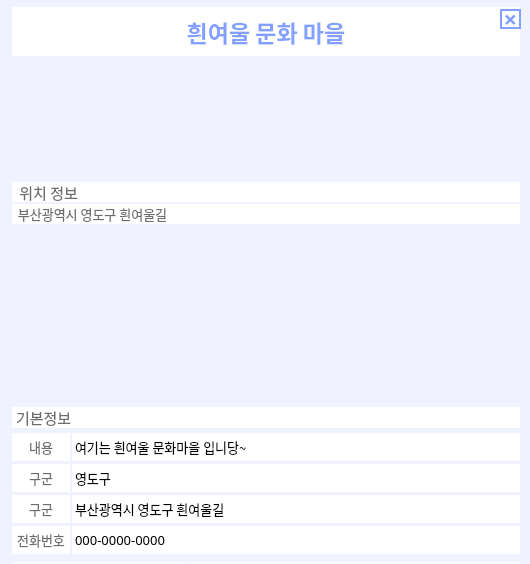
<?xml version="1.0" encoding="UTF-8"?>
<ui version="4.0">
 <class>Dialog</class>
 <widget class="QDialog" name="Dialog">
  <property name="geometry">
   <rect>
    <x>0</x>
    <y>0</y>
    <width>530</width>
    <height>564</height>
   </rect>
  </property>
  <property name="windowTitle">
   <string>Dialog</string>
  </property>
  <property name="styleSheet">
   <string notr="true">border-color: rgb(240, 243, 255);
border-style:solid;
border-width:1px;</string>
  </property>
  <layout class="QVBoxLayout" name="verticalLayout">
   <property name="spacing">
    <number>0</number>
   </property>
   <property name="leftMargin">
    <number>0</number>
   </property>
   <property name="topMargin">
    <number>0</number>
   </property>
   <property name="rightMargin">
    <number>0</number>
   </property>
   <property name="bottomMargin">
    <number>0</number>
   </property>
   <item>
    <widget class="QScrollArea" name="scrollArea">
     <property name="verticalScrollBarPolicy">
      <enum>Qt::ScrollBarAlwaysOff</enum>
     </property>
     <property name="horizontalScrollBarPolicy">
      <enum>Qt::ScrollBarAlwaysOff</enum>
     </property>
     <property name="widgetResizable">
      <bool>true</bool>
     </property>
     <widget class="QWidget" name="scrollAreaWidgetContents">
      <property name="geometry">
       <rect>
        <x>0</x>
        <y>-248</y>
        <width>528</width>
        <height>810</height>
       </rect>
      </property>
      <layout class="QVBoxLayout" name="verticalLayout_2">
       <property name="spacing">
        <number>0</number>
       </property>
       <property name="leftMargin">
        <number>0</number>
       </property>
       <property name="topMargin">
        <number>0</number>
       </property>
       <property name="rightMargin">
        <number>0</number>
       </property>
       <property name="bottomMargin">
        <number>0</number>
       </property>
       <item>
        <widget class="QFrame" name="frame">
         <property name="minimumSize">
          <size>
           <width>0</width>
           <height>810</height>
          </size>
         </property>
         <property name="frameShape">
          <enum>QFrame::StyledPanel</enum>
         </property>
         <property name="frameShadow">
          <enum>QFrame::Raised</enum>
         </property>
         <widget class="QWidget" name="widget" native="true">
          <property name="geometry">
           <rect>
            <x>0</x>
            <y>0</y>
            <width>528</width>
            <height>810</height>
           </rect>
          </property>
          <property name="minimumSize">
           <size>
            <width>0</width>
            <height>810</height>
           </size>
          </property>
          <property name="styleSheet">
           <string notr="true">background-color: rgb(240, 243, 255);</string>
          </property>
          <widget class="QLabel" name="place_lbl_2">
           <property name="geometry">
            <rect>
             <x>10</x>
             <y>5</y>
             <width>510</width>
             <height>51</height>
            </rect>
           </property>
           <property name="font">
            <font>
             <family>G마켓 산스 TTF Medium</family>
             <pointsize>17</pointsize>
             <weight>75</weight>
             <bold>true</bold>
            </font>
           </property>
           <property name="styleSheet">
            <string notr="true">background-color: rgb(255, 255, 255);
color: rgb(131, 160, 255);</string>
           </property>
           <property name="text">
            <string>흰여울 문화 마을</string>
           </property>
           <property name="alignment">
            <set>Qt::AlignCenter</set>
           </property>
          </widget>
          <widget class="QLabel" name="label_6">
           <property name="geometry">
            <rect>
             <x>10</x>
             <y>62</y>
             <width>510</width>
             <height>111</height>
            </rect>
           </property>
           <property name="text">
            <string/>
           </property>
           <property name="pixmap">
            <pixmap>img/test_img.png</pixmap>
           </property>
          </widget>
          <widget class="QLabel" name="label_14">
           <property name="geometry">
            <rect>
             <x>10</x>
             <y>180</y>
             <width>510</width>
             <height>22</height>
            </rect>
           </property>
           <property name="font">
            <font>
             <family>G마켓 산스 TTF Medium</family>
             <pointsize>11</pointsize>
             <weight>50</weight>
             <bold>false</bold>
            </font>
           </property>
           <property name="styleSheet">
            <string notr="true">background-color: rgb(255, 255, 255);
color: rgb(109, 109, 109);</string>
           </property>
           <property name="text">
            <string> 위치 정보</string>
           </property>
          </widget>
          <widget class="QLabel" name="address_lbl_2">
           <property name="geometry">
            <rect>
             <x>10</x>
             <y>202</y>
             <width>510</width>
             <height>22</height>
            </rect>
           </property>
           <property name="font">
            <font>
             <family>G마켓 산스 TTF Medium</family>
             <pointsize>10</pointsize>
             <weight>50</weight>
             <bold>false</bold>
            </font>
           </property>
           <property name="styleSheet">
            <string notr="true">background-color: rgb(255, 255, 255);
color: rgb(109, 109, 109);</string>
           </property>
           <property name="text">
            <string> 부산광역시 영도구 흰여울길</string>
           </property>
          </widget>
          <widget class="QLabel" name="map_lbl_2">
           <property name="geometry">
            <rect>
             <x>10</x>
             <y>223</y>
             <width>510</width>
             <height>181</height>
            </rect>
           </property>
           <property name="text">
            <string/>
           </property>
           <property name="pixmap">
            <pixmap>img/test_img2.png</pixmap>
           </property>
           <property name="scaledContents">
            <bool>true</bool>
           </property>
          </widget>
          <widget class="QLabel" name="label_16">
           <property name="geometry">
            <rect>
             <x>10</x>
             <y>405</y>
             <width>510</width>
             <height>23</height>
            </rect>
           </property>
           <property name="font">
            <font>
             <family>G마켓 산스 TTF Medium</family>
             <pointsize>11</pointsize>
             <weight>50</weight>
             <bold>false</bold>
            </font>
           </property>
           <property name="styleSheet">
            <string notr="true">background-color: rgb(255, 255, 255);
color: rgb(109, 109, 109);</string>
           </property>
           <property name="text">
            <string>기본정보</string>
           </property>
          </widget>
          <widget class="QLabel" name="label_17">
           <property name="geometry">
            <rect>
             <x>10</x>
             <y>431</y>
             <width>60</width>
             <height>30</height>
            </rect>
           </property>
           <property name="font">
            <font>
             <family>G마켓 산스 TTF Medium</family>
             <pointsize>10</pointsize>
            </font>
           </property>
           <property name="styleSheet">
            <string notr="true">background-color: rgb(255, 255, 255);
color: rgb(109, 109, 109);</string>
           </property>
           <property name="text">
            <string>내용</string>
           </property>
           <property name="alignment">
            <set>Qt::AlignCenter</set>
           </property>
          </widget>
          <widget class="QLabel" name="label_18">
           <property name="geometry">
            <rect>
             <x>70</x>
             <y>431</y>
             <width>450</width>
             <height>30</height>
            </rect>
           </property>
           <property name="font">
            <font>
             <family>G마켓 산스 TTF Medium</family>
             <pointsize>10</pointsize>
            </font>
           </property>
           <property name="styleSheet">
            <string notr="true">background-color: rgb(255, 255, 255);</string>
           </property>
           <property name="text">
            <string>여기는 흰여울 문화마을 입니당~</string>
           </property>
          </widget>
          <widget class="QLabel" name="label_19">
           <property name="geometry">
            <rect>
             <x>10</x>
             <y>462</y>
             <width>60</width>
             <height>30</height>
            </rect>
           </property>
           <property name="font">
            <font>
             <family>G마켓 산스 TTF Medium</family>
             <pointsize>10</pointsize>
            </font>
           </property>
           <property name="styleSheet">
            <string notr="true">background-color: rgb(255, 255, 255);
color: rgb(109, 109, 109);</string>
           </property>
           <property name="text">
            <string>구군</string>
           </property>
           <property name="alignment">
            <set>Qt::AlignCenter</set>
           </property>
          </widget>
          <widget class="QLabel" name="label_20">
           <property name="geometry">
            <rect>
             <x>70</x>
             <y>462</y>
             <width>450</width>
             <height>30</height>
            </rect>
           </property>
           <property name="font">
            <font>
             <family>G마켓 산스 TTF Medium</family>
             <pointsize>10</pointsize>
            </font>
           </property>
           <property name="styleSheet">
            <string notr="true">background-color: rgb(255, 255, 255);</string>
           </property>
           <property name="text">
            <string>영도구</string>
           </property>
          </widget>
          <widget class="QLabel" name="label_21">
           <property name="geometry">
            <rect>
             <x>10</x>
             <y>493</y>
             <width>60</width>
             <height>30</height>
            </rect>
           </property>
           <property name="font">
            <font>
             <family>G마켓 산스 TTF Medium</family>
             <pointsize>10</pointsize>
            </font>
           </property>
           <property name="styleSheet">
            <string notr="true">background-color: rgb(255, 255, 255);
color: rgb(109, 109, 109);</string>
           </property>
           <property name="text">
            <string>구군</string>
           </property>
           <property name="alignment">
            <set>Qt::AlignCenter</set>
           </property>
          </widget>
          <widget class="QLabel" name="label_22">
           <property name="geometry">
            <rect>
             <x>70</x>
             <y>493</y>
             <width>450</width>
             <height>30</height>
            </rect>
           </property>
           <property name="font">
            <font>
             <family>G마켓 산스 TTF Medium</family>
             <pointsize>10</pointsize>
            </font>
           </property>
           <property name="styleSheet">
            <string notr="true">background-color: rgb(255, 255, 255);</string>
           </property>
           <property name="text">
            <string>부산광역시 영도구 흰여울길</string>
           </property>
          </widget>
          <widget class="QLabel" name="label_23">
           <property name="geometry">
            <rect>
             <x>10</x>
             <y>524</y>
             <width>60</width>
             <height>30</height>
            </rect>
           </property>
           <property name="font">
            <font>
             <family>G마켓 산스 TTF Medium</family>
             <pointsize>10</pointsize>
            </font>
           </property>
           <property name="styleSheet">
            <string notr="true">background-color: rgb(255, 255, 255);
color: rgb(109, 109, 109);</string>
           </property>
           <property name="text">
            <string>전화번호</string>
           </property>
           <property name="alignment">
            <set>Qt::AlignCenter</set>
           </property>
          </widget>
          <widget class="QLabel" name="label_24">
           <property name="geometry">
            <rect>
             <x>70</x>
             <y>524</y>
             <width>450</width>
             <height>30</height>
            </rect>
           </property>
           <property name="font">
            <font>
             <family>G마켓 산스 TTF Medium</family>
             <pointsize>10</pointsize>
            </font>
           </property>
           <property name="styleSheet">
            <string notr="true">background-color: rgb(255, 255, 255);</string>
           </property>
           <property name="text">
            <string>000-0000-0000</string>
           </property>
          </widget>
          <widget class="QLabel" name="label_25">
           <property name="geometry">
            <rect>
             <x>10</x>
             <y>560</y>
             <width>182</width>
             <height>23</height>
            </rect>
           </property>
           <property name="font">
            <font>
             <family>G마켓 산스 TTF Medium</family>
             <pointsize>10</pointsize>
             <weight>50</weight>
             <bold>false</bold>
            </font>
           </property>
           <property name="styleSheet">
            <string notr="true">background-color: rgb(255, 255, 255);
</string>
           </property>
           <property name="text">
            <string>흰여울 문화마을</string>
           </property>
           <property name="alignment">
            <set>Qt::AlignCenter</set>
           </property>
          </widget>
          <widget class="QLabel" name="label_26">
           <property name="geometry">
            <rect>
             <x>190</x>
             <y>560</y>
             <width>330</width>
             <height>23</height>
            </rect>
           </property>
           <property name="font">
            <font>
             <family>G마켓 산스 TTF Medium</family>
             <pointsize>10</pointsize>
             <weight>50</weight>
             <bold>false</bold>
            </font>
           </property>
           <property name="styleSheet">
            <string notr="true">background-color: rgb(255, 255, 255);
</string>
           </property>
           <property name="text">
            <string>을(를) 선호하는 나이대</string>
           </property>
           <property name="alignment">
            <set>Qt::AlignLeading|Qt::AlignLeft|Qt::AlignVCenter</set>
           </property>
          </widget>
          <widget class="QLabel" name="grape_lbl_2">
           <property name="geometry">
            <rect>
             <x>10</x>
             <y>585</y>
             <width>510</width>
             <height>161</height>
            </rect>
           </property>
           <property name="text">
            <string/>
           </property>
           <property name="pixmap">
            <pixmap>img/images.png</pixmap>
           </property>
           <property name="scaledContents">
            <bool>true</bool>
           </property>
          </widget>
          <widget class="QPushButton" name="road_find_btn_2">
           <property name="geometry">
            <rect>
             <x>10</x>
             <y>755</y>
             <width>250</width>
             <height>41</height>
            </rect>
           </property>
           <property name="font">
            <font>
             <family>G마켓 산스 TTF Medium</family>
             <pointsize>14</pointsize>
             <weight>75</weight>
             <bold>true</bold>
            </font>
           </property>
           <property name="styleSheet">
            <string notr="true">border-color: rgb(131, 160, 255);
background-color: rgb(255, 255, 255);
border-style: solid;
border-width: 2px;
color: rgb(131, 160, 255);
border-radius: 10px;

</string>
           </property>
           <property name="text">
            <string>길찾기</string>
           </property>
          </widget>
          <widget class="QPushButton" name="schedule_btn_2">
           <property name="geometry">
            <rect>
             <x>270</x>
             <y>755</y>
             <width>250</width>
             <height>41</height>
            </rect>
           </property>
           <property name="font">
            <font>
             <family>G마켓 산스 TTF Medium</family>
             <pointsize>14</pointsize>
             <weight>75</weight>
             <bold>true</bold>
            </font>
           </property>
           <property name="styleSheet">
            <string notr="true">border-color: rgb(131, 160, 255);
background-color: rgb(255, 255, 255);
border-style: solid;
border-width: 2px;
color: rgb(131, 160, 255);
border-radius: 10px;</string>
           </property>
           <property name="text">
            <string>일정표 추가</string>
           </property>
          </widget>
          <widget class="QPushButton" name="x_btn_2">
           <property name="geometry">
            <rect>
             <x>499</x>
             <y>8</y>
             <width>21</width>
             <height>20</height>
            </rect>
           </property>
           <property name="font">
            <font>
             <family>G마켓 산스 TTF Medium</family>
             <pointsize>18</pointsize>
             <weight>75</weight>
             <bold>true</bold>
            </font>
           </property>
           <property name="styleSheet">
            <string notr="true">background-color: rgb(255, 255, 255);
color: rgb(131, 160, 255);
border-color: rgb(131, 160, 255);
border-width:2px;
border-style:solid;
</string>
           </property>
           <property name="text">
            <string>×</string>
           </property>
          </widget>
         </widget>
        </widget>
       </item>
       <item>
        <spacer name="verticalSpacer">
         <property name="orientation">
          <enum>Qt::Vertical</enum>
         </property>
         <property name="sizeHint" stdset="0">
          <size>
           <width>20</width>
           <height>40</height>
          </size>
         </property>
        </spacer>
       </item>
      </layout>
     </widget>
    </widget>
   </item>
  </layout>
 </widget>
 <resources/>
 <connections/>
</ui>
